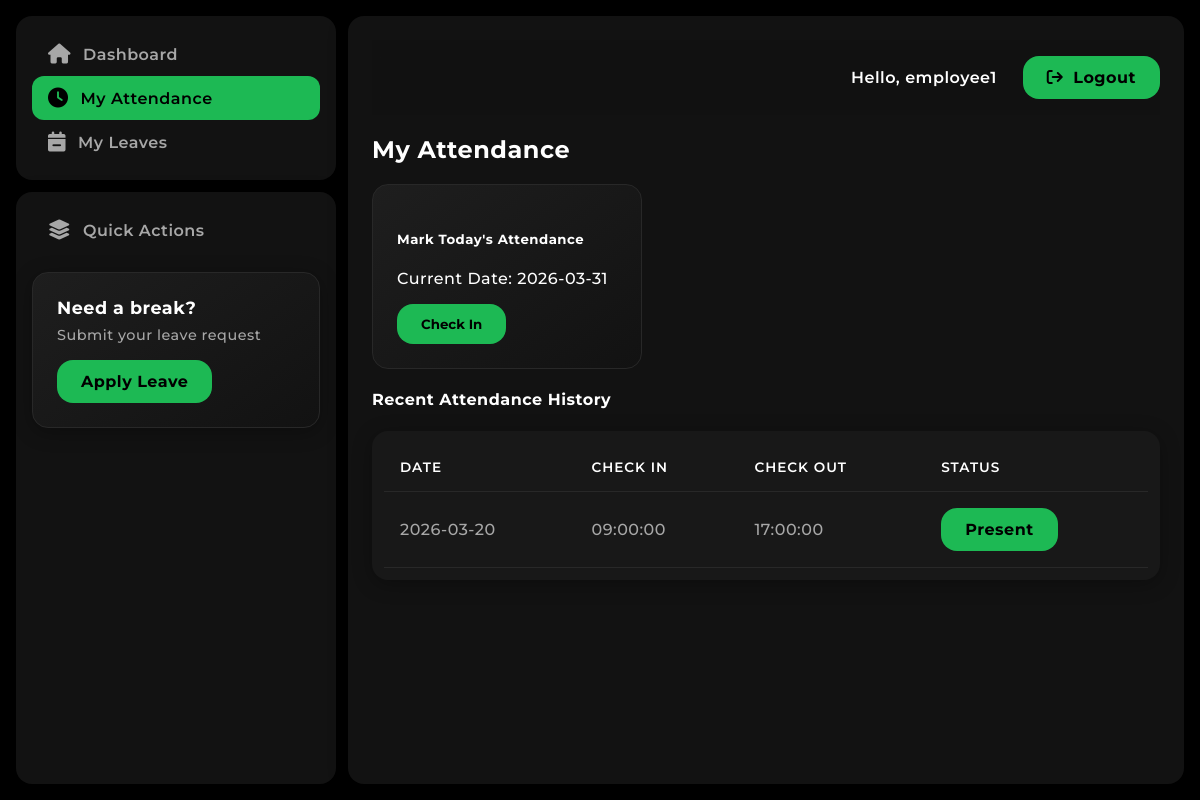
/employee/attendance.php (signed in), run on the app's committed database.
### tables this page shows
CREATE TABLE `attendance` (
  `attendance_id` INT AUTO_INCREMENT PRIMARY KEY,
  `emp_id` INT NOT NULL,
  `date` DATE NOT NULL,
  `check_in_time` TIME NOT NULL,
  `check_out_time` TIME NULL,
  `status` ENUM('Present', 'Absent', 'Half Day', 'Late') DEFAULT 'Present',
  FOREIGN KEY (`emp_id`) REFERENCES `employees`(`emp_id`) ON DELETE CASCADE,
  UNIQUE (`emp_id`, `date`)
);

### employee/attendance.php (the view, shortened to what this page needs)
<?php
require_once '../config/database.php';
$emp_id = $_SESSION['user_id'];
$today = date('Y-m-d');
$today_attn = $conn->query("SELECT * FROM attendance WHERE emp_id = $emp_id AND date = '$today'")->fetch_assoc();
$history = $conn->query("SELECT * FROM attendance WHERE emp_id = $emp_id ORDER BY date DESC LIMIT 30");
require_once '../includes/header.php';
?>
<div class="row mb-4">
    <div class="col-md-12">
        <h2>My Attendance</h2>
    </div>
</div>
<div class="card mb-4 text-center">
    <div class="card-body">
        <h5 class="card-title">Mark Today's Attendance</h5>
        <p>Current Date: <?= $today ?></p>
        <?php if(!$today_attn): ?>
            <form method="POST" action="attendance.php" class="d-inline">
                <button type="submit" class="btn btn-primary btn-lg px-5">Check In</button>
            </form>
        <?php else: ?>
            <p class="text-success">Attendance marked for today.</p>
            <p>Check-in: <?= $today_attn['check_in_time'] ?> | Check-out: <?= $today_attn['check_out_time'] ?></p>
        <?php endif; ?>
    </div>
</div>
<h4>Recent Attendance History</h4>
<div class="table-responsive">
    <table class="table table-striped">
        <thead class="table-dark">
            <tr>
                <th>Date</th>
                <th>Check In</th>
                <th>Check Out</th>
                <th>Status</th>
            </tr>
        </thead>
        <tbody>
            <?php if($history->num_rows > 0): ?>
                <?php while($row = $history->fetch_assoc()): ?>
                <tr>
                    <td><?= $row['date'] ?></td>
                    <td><?= $row['check_in_time'] ?></td>
                    <td><?= $row['check_out_time'] ?? '-' ?></td>
                    <td>
                        <?php if($row['status'] == 'Present'): ?>
                            <span class="badge bg-success">Present</span>
                        <?php elseif($row['status'] == 'Late'): ?>
                            <span class="badge bg-warning text-dark">Late</span>
                        <?php else: ?>
                            <span class="badge bg-secondary"><?= $row['status'] ?></span>
                        <?php endif; ?>
                    </td>
                </tr>
                <?php endwhile; ?>
            <?php else: ?>
                <tr><td colspan="4" class="text-center">No attendance records found.</td></tr>
            <?php endif; ?>
        </tbody>
    </table>
</div>
<?php require_once '../includes/footer.php'; ?>

### assets/css/style.css (style rules this page uses)
body { font-family: "Montserrat", sans-serif; font-optical-sizing: auto; font-weight: 500; font-style: normal; margin: 0; background-color: black; color: white; letter-spacing: 0.5px; }
.badge, .btn-primary, .btn-success { background: #1db954; color: black; border: none; border-radius: 16px; padding: 12px 24px; font-weight: 700; cursor: pointer; font-family: "Montserrat", sans-serif; transition: 0.3s ease; text-decoration: none; display: inline-block; }
.card { background: linear-gradient(145deg, #1e1e1e, #121212); width: 220px; border-radius: 16px; padding: 24px; transition: 0.3s ease; cursor: pointer; border: 1px solid #282828; }
.table-responsive { background-color: #181818; padding: 12px; border-radius: 16px; margin: 20px 0; box-shadow: 0 4px 20px rgba(0,0,0,0.3); }
table { width: 100%; border-collapse: collapse; color: #a7a7a7; }
table th { text-align: left; padding: 16px; border-bottom: 1px solid #282828; color: white; font-weight: 600; font-size: 0.85rem; text-transform: uppercase; letter-spacing: 1px; }
table td { padding: 16px; border-bottom: 1px solid #282828; }

### data on the page
attendance: date "2026-03-20", check_in_time "09:00:00", check_out_time "17:00:00", status "Present"

### other printed values
$_SESSION['username'] "employee1"
